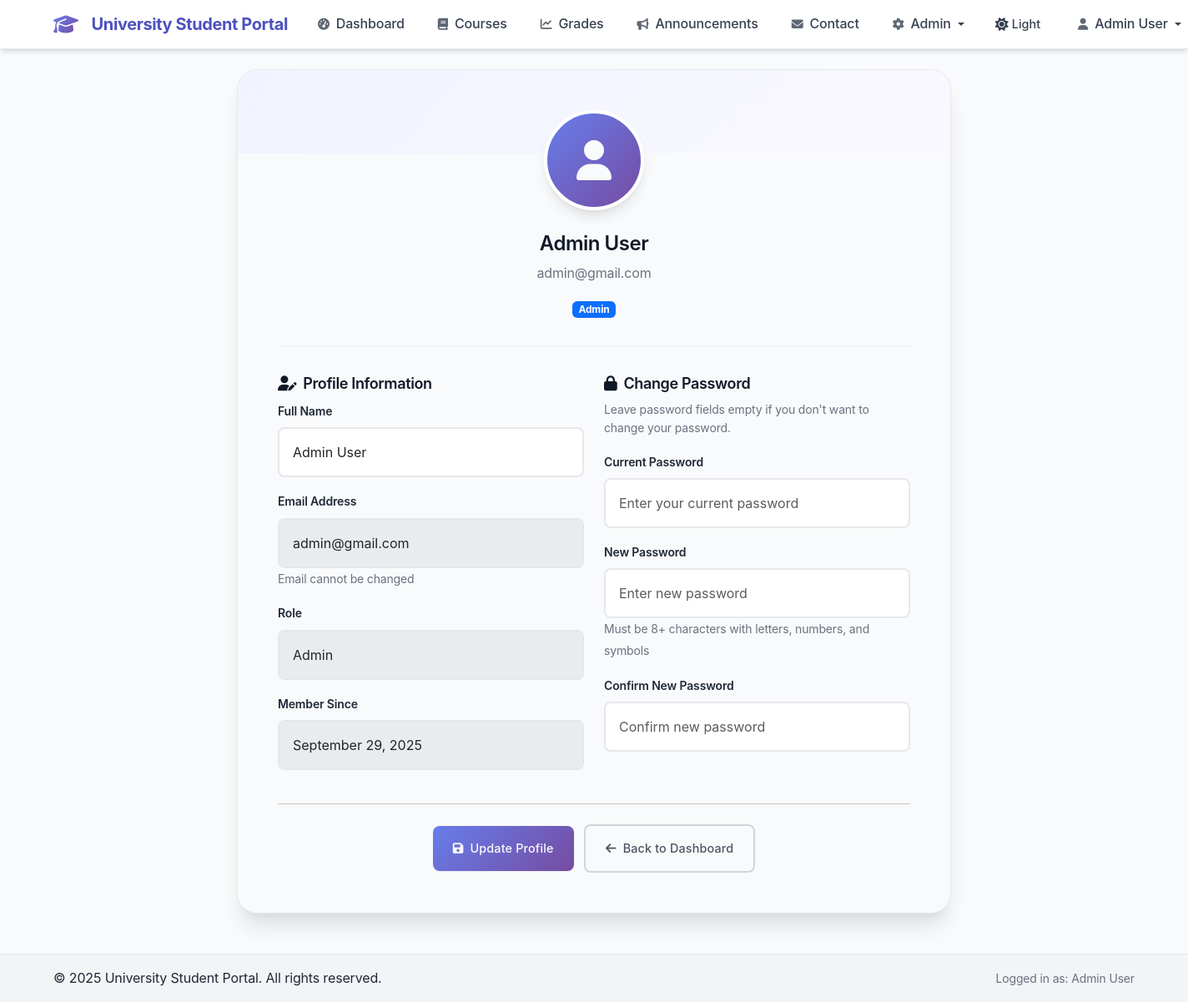
The app's page /profile.php (signed in) with its own data.
### tables this page shows
CREATE TABLE IF NOT EXISTS users (
    id INT AUTO_INCREMENT PRIMARY KEY,
    name VARCHAR(255) NOT NULL,
    email VARCHAR(255) NOT NULL UNIQUE,
    password VARCHAR(255) NOT NULL,
    role ENUM('student', 'admin') DEFAULT 'student',
    created_at TIMESTAMP DEFAULT CURRENT_TIMESTAMP
);

### db.php (called while the page is built, shortened)
<?php
function sanitizeInput($input) {
    return htmlspecialchars(trim($input), ENT_QUOTES, 'UTF-8');
}
?>

### profile.php (the view, shortened to what this page needs)
<?php
require_once 'db.php';
require_once 'header.php';
try {
    $stmt = $pdo->prepare("SELECT name, email, role, created_at FROM users WHERE id = ?");
    $stmt->execute([$_SESSION['user_id']]);
    $user = $stmt->fetch();
} catch (PDOException $e) {
    $error_message = 'Error loading profile data.';
}
?>
<div class="row justify-content-center">
    <div class="col-md-8">
        <div class="profile-card">
            <div class="profile-header">
                <div class="profile-avatar">
                    <i class="fas fa-user"></i>
                </div>
                <h3><?= sanitizeInput($user['name'] ?? $_SESSION['name']) ?></h3>
                <p class="text-muted"><?= sanitizeInput($user['email'] ?? $_SESSION['email']) ?></p>
                <span class="badge bg-primary"><?= ucfirst($user['role'] ?? $_SESSION['role']) ?></span>
            </div>
            <form method="POST" action="">
                <div class="row">
                    <div class="col-md-6">
                        <h5><i class="fas fa-user-edit me-2"></i>Profile Information</h5>
                        <div class="mb-3">
                            <label for="name" class="form-label">Full Name</label>
                            <input type="text" class="form-control" id="name" name="name"
                                   value="<?= sanitizeInput($user['name'] ?? $_SESSION['name']) ?>" required>
                        </div>
                        <div class="mb-3">
                            <label for="email" class="form-label">Email Address</label>
                            <input type="email" class="form-control" id="email"
                                   value="<?= sanitizeInput($user['email'] ?? $_SESSION['email']) ?>" disabled>
                            <small class="form-text text-muted">Email cannot be changed</small>
                        </div>
                        <div class="mb-3">
                            <label for="role" class="form-label">Role</label>
                            <input type="text" class="form-control" id="role"
                                   value="<?= ucfirst($user['role'] ?? $_SESSION['role']) ?>" disabled>
                        </div>
                        <?php if (isset($user['created_at'])): ?>
                        <div class="mb-3">
                            <label for="member_since" class="form-label">Member Since</label>
                            <input type="text" class="form-control" id="member_since"
                                   value="<?= date('F j, Y', strtotime($user['created_at'])) ?>" disabled>
                        </div>
                        <?php endif; ?>
                    </div>
                    <div class="col-md-6">
                        <h5><i class="fas fa-lock me-2"></i>Change Password</h5>
                        <p class="text-muted small">Leave password fields empty if you don't want to change your password.</p>
                        <div class="mb-3">
                            <label for="current_password" class="form-label">Current Password</label>
                            <input type="password" class="form-control" id="current_password" name="current_password"
                                   placeholder="Enter your current password">
                        </div>
                        <div class="mb-3">
                            <label for="new_password" class="form-label">New Password</label>
                            <input type="password" class="form-control" id="new_password" name="new_password"
                                   placeholder="Enter new password">
                            <small class="form-text text-muted">Must be 8+ characters with letters, numbers, and symbols</small>
                        </div>
                        <div class="mb-3">
                            <label for="confirm_password" class="form-label">Confirm New Password</label>
                            <input type="password" class="form-control" id="confirm_password" name="confirm_password"
                                   placeholder="Confirm new password">
                        </div>
                    </div>
                </div>
                <hr class="my-4">
                <div class="text-center">
                    <button type="submit" class="btn btn-primary btn-lg">
                        <i class="fas fa-save me-2"></i>Update Profile
                    </button>
                    <a href="dashboard.php" class="btn btn-outline-secondary btn-lg ms-2">
                        <i class="fas fa-arrow-left me-2"></i>Back to Dashboard
                    </a>
                </div>
            </form>
        </div>
    </div>
</div>
<?php require_once 'footer.php'; ?>

### style.css (style rules this page uses)
:root { --primary-50: #f0f4ff; --primary-100: #e0eaff; --primary-200: #c7d8ff; --primary-300: #a4bcff; --primary-400: #8195ff; --primary-500: #667eea; --primary-600: #5a67d8; --primary-700: #4c51bf; --primary-800: #434190; --primary-900: #3c366b; --secondary-50: #faf8ff; --secondary-100: #f3f0ff; --secondary-200: #e8e1ff; --secondary-300: #d6c7ff; --secondary-400: #c1a3ff; --secondary-500: #764ba2; --secondary-600: #68428a; --secondary-700: #5a3972; --secondary-800: #4c305a; --secondary-900: #3e2742; --gray-50: #f9fafb; --gray-100: #f3f4f6; --gray-200: #e5e7eb; --gray-300: #d1d5db; --gray-400: #9ca3af; --gray-500: #6b7280; --gray-600: #4b5563; --gray-700: #374151; --gray-800: #1f2937; --gray-900: #111827; --success: #10b981; --warning: #f59e0b; --error: #ef4444; --info: #3b82f6; --font-family-base: 'Inter', -apple-system, BlinkMacSystemFont, 'Segoe UI', Roboto, sans-serif; --font-family-heading: 'Inter', -apple-system, BlinkMacSystemFont, 'Segoe UI', Roboto, sans-serif; --space-xs: 0.25rem; --space-sm: 0.5rem; --space-md: 1rem; --space-lg: 1.5rem; --space-xl: 2rem; --space-2xl: 3rem; --radius-sm: 0.375rem; --radius-md: 0.5rem; --radius-lg: 0.75rem; --radius-xl: 1rem; --radius-2xl: 1.5rem; --shadow-sm: 0 1px 2px 0 rgba(0, 0, 0, 0.05); --shadow-md: 0 4px 6px -1px rgba(0, 0, 0, 0.1), 0 2px 4px -1px rgba(0, 0, 0, 0.06); --shadow-lg: 0 10px 15px -3px rgba(0, 0, 0, 0.1), 0 4px 6px -2px rgba(0, 0, 0, 0.05); --shadow-xl: 0 20px 25px -5px rgba(0, 0, 0, 0.1), 0 10px 10px -5px rgba(0, 0, 0, 0.04); --shadow-2xl: 0 25px 50px -12px rgba(0, 0, 0, 0.25); --gradient-primary: linear-gradient(135deg, var(--primary-500) 0%, var(--secondary-500) 100%); --gradient-primary-hover: linear-gradient(135deg, var(--primary-600) 0%, var(--secondary-600) 100%); --gradient-subtle: linear-gradient(135deg, var(--primary-50) 0%, var(--secondary-50) 100%); --transition-fast: 150ms ease-in-out; --transition-normal: 250ms ease-in-out; --transition-slow: 350ms ease-in-out; }
body { font-family: var(--font-family-base); background-color: var(--gray-50); color: var(--gray-800); line-height: 1.6; letter-spacing: -0.01em; }
html { scroll-behavior: smooth; scroll-padding-top: 80px; }
body { overflow-x: hidden; }
h1, h2, h3, h4, h5, h6 { font-family: var(--font-family-heading); font-weight: 600; line-height: 1.3; letter-spacing: -0.02em; color: var(--gray-900); scroll-margin-top: 80px; }
h3 { font-size: 1.5rem; animation: fadeInUp 0.8s ease-out 0.2s both; }
h5 { font-size: 1.125rem; animation: fadeInUp 0.8s ease-out 0.4s both; }
.form-label { font-weight: 600; color: var(--gray-800); margin-bottom: var(--space-sm); font-size: 0.875rem; }
.form-control { border: 2px solid var(--gray-200); border-radius: var(--radius-md); padding: var(--space-md); font-size: 1rem; transition: var(--transition-fast); background-color: white; position: relative; }
.btn { font-weight: 500; border-radius: var(--radius-md); transition: var(--transition-fast); border: none; padding: var(--space-md) var(--space-lg); font-size: 0.9rem; letter-spacing: 0.01em; }
.btn-primary { background: var(--gradient-primary); color: var(--gray-50); box-shadow: var(--shadow-sm); }
.btn-outline-secondary { border: 2px solid var(--gray-300); color: var(--gray-600); }
.profile-card { background: var(--gray-50); border-radius: var(--radius-2xl); box-shadow: var(--shadow-xl); padding: var(--space-2xl); border: 1px solid var(--gray-200); position: relative; overflow: hidden; }
.profile-card::before { content: ''; position: absolute; top: 0; left: 0; right: 0; height: 100px; background: var(--gradient-subtle); }
.profile-header { text-align: center; padding-bottom: var(--space-xl); border-bottom: 2px solid var(--gray-100); margin-bottom: var(--space-xl); position: relative; z-index: 1; }
.profile-avatar { width: 120px; height: 120px; border-radius: 50%; background: var(--gradient-primary); display: flex; align-items: center; justify-content: center; margin: 0 auto var(--space-lg); color: var(--gray-50); font-size: 3rem; font-weight: 600; box-shadow: var(--shadow-lg); border: 4px solid white; position: relative; }
.text-muted { color: var(--gray-500) !important; }
html { transition: background-color 0.3s ease, color 0.3s ease; }

### records on screen
users: name "Admin User", email "admin@gmail.com", role "Admin", created_at "September 29, 2025"

### other values on screen
SITE_NAME "University Student Portal"
sanitizeInput($_SESSION['name'] ?? 'User') "Admin User"
